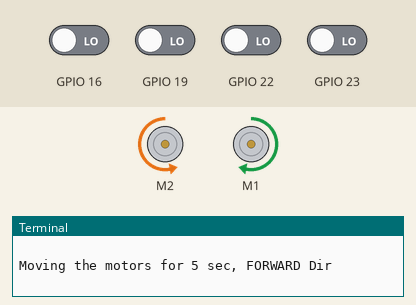
Recording of a program running on a simulated Raspberry Pi (BCM pin numbers). Shown: 2 × DC motor (green arrow = forward, orange = backward, longer = faster), the last lines printed to the terminal. The inputs (shaded band) are chosen by the test bench; at power-on: GPIO 16, GPIO 19, GPIO 22, GPIO 23 LOW. Library files of the repository ran but are not shown: __init__.py, __init__.py. At 4.1 s the program stops and its outputs stay as they are.

Above: at 0.1 s.
At 3.1 s:
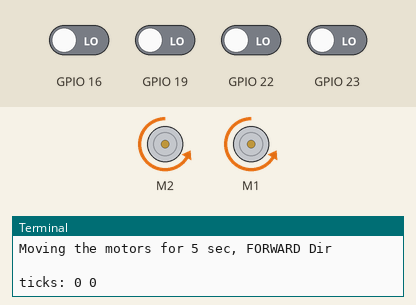
At 4.1 s:
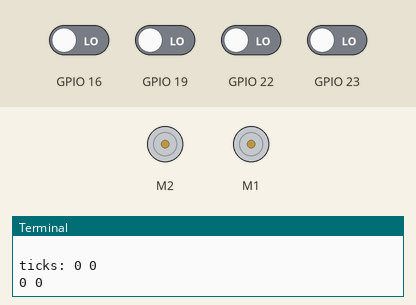
Timing chart, 0 to 5.6 s (numbered marks = the images above):
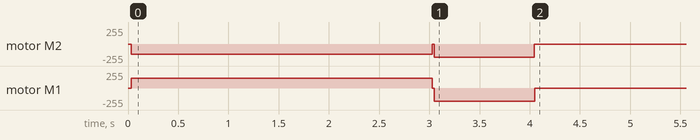

The program:

dc_client.py
```python
#Author: Benjamin Ramirez
#August 3, 2016
# creating a client to test out dc_motor class functions
import sys, os
import time
from actuators import dcmotors
from sensors import encoders, rangers
import RPi.GPIO as GPIO

FORWARD = 1
BACKWARD = 2

motors = dcmotors.Motors()
encoder1 = encoders.Encoder(22,23)
encoder2 = encoders.Encoder(16,19)
#created the new motors object
try:
    print "\nMoving the motors for 5 sec, FORWARD Dir\n"
    motors.move(BACKWARD,FORWARD,150,150,3)
    print "ticks:", encoder1.get_ticks(), encoder2.get_ticks()
    motors.stop()

    encoder1.reset()
    encoder2.reset()

    motors.move(BACKWARD, BACKWARD, 200,200, 1)
    print encoder1.get_ticks(), encoder2.get_ticks()
#print "now, moving the right motor backwards"
#motors.move(FORWARD,BACKWARD,150,150,3)
finally:
    pass
```

dcmotors.py
```python
#!/usr/bin/python
#Benjamin Ramirez 08/02/2016
#Creating a class to handle the pwm signals for 2 DC motors
#utilizing some functions from adafruit site for the motor hat:
#https://learn.adafruit.com/adafruit-dc-and-stepper-motor-hat-for-raspberry-pi/using-dc-motors
#used portions from Tony DiCola's Robot.py file inside /examples/

from Adafruit_MotorHAT import Adafruit_MotorHAT, Adafruit_DCMotor

import time
import atexit

#creating a class to control 2 dc motors using the Adafruit_MotorHat
class Motors(object):
	def __init__(self, addr=0x60, left_id=2, right_id=1, stop_at_exit=True):
		"""creating an object to control 2 dc motors,
		-addr: The I2C address of the motor HAT
		- left_id: the ID of the left motor, (1)
		- right_id: the ID of the right motor, (2)
		-stop_at_exit: flag used make motors stop the program exits
		(want to prevent a crash ofc)
		"""
		#initializing the motors
		self._mh = Adafruit_MotorHAT(addr)
		self._left = self._mh.getMotor(left_id)
		self._right = self._mh.getMotor(right_id)
		#init motors to off
		self._left.run(Adafruit_MotorHAT.RELEASE)
		self._right.run(Adafruit_MotorHAT.RELEASE)
		#setting the atexit function for when the program exits
		if stop_at_exit:
			atexit.register(self.stop)

# recommended for auto-disabling motors on shutdown!

	def _left_speed(self, speed):
		#change the voltage to motor
		assert 0 <= speed <=255
		speed = max(0, min(255, speed))
		self._left.setSpeed(speed)

	def _right_speed(self, speed):
		#change the voltage to motor
		assert 0 <= speed <=255
		speed = max(0, min(255, speed))
		self._right.setSpeed(speed)

	def stop(self):
		self._left.run(Adafruit_MotorHAT.RELEASE)
		self._right.run(Adafruit_MotorHAT.RELEASE)


	def move(self, dir_1, dir_2, speed_1, speed_2, seconds=None):
		self._left_speed(speed_1)
		self._right_speed(speed_2)
		self._left.run(dir_1)
		self._right.run(dir_2)
		#only moving for a specified time if the seconds parameter is passed
		if seconds is not None:
			time.sleep(seconds)
			self.stop()

	def _left_dir(self, dir):
		self._left.run(Adafruit_MotorHAT.dir)

	def _right_dir(self, dir):
		self._right.run(Adafruit_MotorHAT.dir)
```

encoders.py
```python
#Benjamin Ramirez August 9, 2016
#making class to keep track of encoder ticks on wheels

import RPi.GPIO as GPIO


class Encoder(object):

    def __init__ (self, a_pin_num, b_pin_num):

        self.a_pin = a_pin_num
        self.b_pin = b_pin_num

        GPIO.setmode(GPIO.BCM)
        GPIO.setup(self.a_pin, GPIO.IN)
        GPIO.setup(self.b_pin, GPIO.IN)
        self.a_ticks, self.b_ticks, self.tot_ticks = 0, 0, 0

        #setting up the edge detection interrupts
        #because of the hall effect the encoders use
        # we want to detect both rising and falling edges
        GPIO.add_event_detect(self.a_pin, GPIO.BOTH, callback=self.a_call)
        GPIO.add_event_detect(self.b_pin, GPIO.BOTH, callback=self.b_call)

    def tot_call(self):
        self.tot_ticks += 1

    def a_call(self,channel):
        #print "edge on A \n"
        self.a_ticks += 1
        self.tot_call()

    def b_call(self,channel):
        #print "edge on B \n"
        self.b_ticks += 1
        self.tot_call()

    def get_ticks(self):
        return self.tot_ticks

    def get_a_ticks(self):
        return self.a_ticks

    def get_b_ticks(self):
        return self.b_ticks

    def reset(self):
        self.a_ticks, self.b_ticks, self.tot_ticks = 0, 0, 0
```

rangers.py
```python
#Benjamin Ramirez
#August 4, 2016
#Writing a class for the HC_SRO4 ultrasonic range finder
#Datasheet: http://www.micropik.com/PDF/HCSR04.pdf

import time
import RPi.GPIO as GPIO
import atexit

"""Creating a range detecting object for use with HC-SRO4 module """
class ranger(object):

    def __init__(self, trig_pin, echo_pin, stop_at_exit=True):

        self.trig = trig_pin
        self.echo = echo_pin
        GPIO.setmode(GPIO.BCM)
        GPIO.setup(self.trig, GPIO.OUT)
        GPIO.setup(self.echo, GPIO.IN)
        GPIO.output(self.trig, False) #initialize the output to False
        if stop_at_exit:
            atexit.register(self.stop)

    def get_dist(self):
        """we send a 10 microsecond pulse through the trigger pin
           next we wait for the pulse from the echo pin
           the length of the return pulse is proportional to the distance
        """
        #send the 10 microsecond pulse to sensor:
        GPIO.output(self.trig, True)
        time.sleep(0.00001)
        GPIO.output(self.trig, False)

        #wait for the response (echo pulse):
        while GPIO.input(self.echo) == 0:
            pulse_start = time.time()

        while GPIO.input(self.echo) == 1:
            pulse_end = time.time()

        #log the duration of the echo pulse
        duration = pulse_end - pulse_start

        #use the formula on the HC-SRO4 Datasheet to get distance
        distance = duration * 17150
        distance = round(distance,1)

        if distance > 2 and distance <= 400: #the range datasheet claims the sensor to be most accurate
            return distance
        else:
            return 400

    def stop(self):
        GPIO.cleanup()
```
